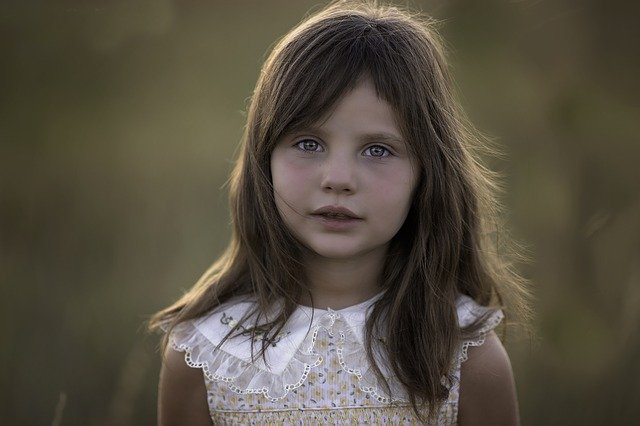
#> input picture OpenCV 102/06.jpg, 640 x 426 px, found by its file name
$ python 11-Masking.py
#> lines starting #> are read from the running program, lines starting #| are printed output that depends on the picture; after the words box and inside, x2 and y2 are one past the last pixel; in counts of white or black regions, pixels touching at a corner belong together
import cv2 as cv
import numpy as np
import argparse

# Construct the argument parse and parse the argument
ap = argparse.ArgumentParser()
ap.add_argument('-i', '--image', type=str, default='06.jpg', help='Path to input image')
args = vars(ap.parse_args())

# load and display image
image = cv.imread(args['image'])
#> image is the input picture: shape (426, 640, 3); mean B, G, R 64.6, 78.5, 85.7
cv.imshow('image', image)
cv.waitKey(0)

# mask will be same size as our image but will have only 2 values 0 and 255
# mask value of 0 (background) are ignored while mask values of 255 (foreground)
# are allowed to be kept
mask = np.zeros(image.shape[:2], dtype='uint8')
cv.rectangle(mask, (155, 15), (520, 426), 255, -1)
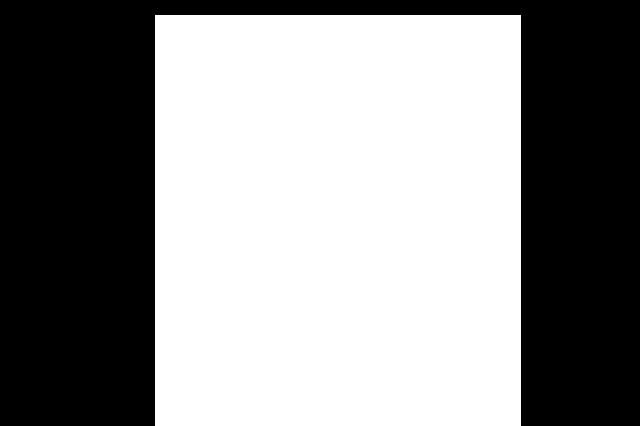
#> mask: shape (426, 640); 55.2% white; 1 black region, box (x1, y1, x2, y2) and area: (0, 0, 640, 426) 122214
cv.imshow('mask', mask)
cv.waitKey(0)

# apply mask to image
masked = cv.bitwise_and(image, image, mask=mask)
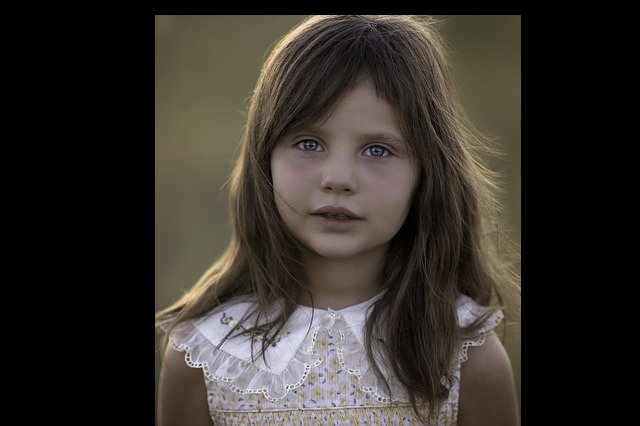
#> masked: shape (426, 640, 3); mean B, G, R 42.6, 48, 52.8
cv.imshow('masked', masked)
cv.waitKey(0)

# circular mask to get face only
Cmask = np.zeros(image.shape[:2], dtype='uint8')
cv.circle(Cmask, (340, 135), 125, 255, -1)
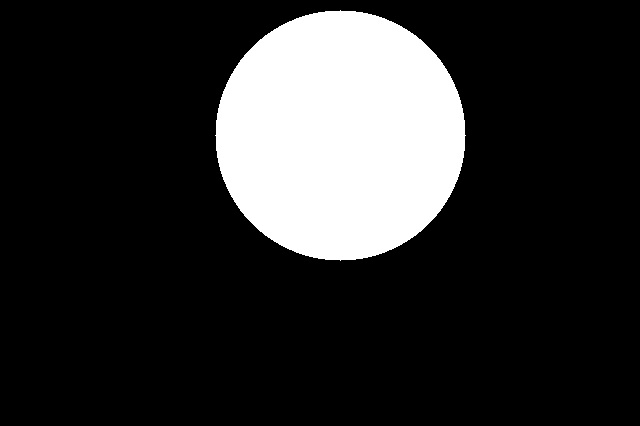
#> Cmask: shape (426, 640); 18% white; 1 white region, box (x1, y1, x2, y2) and area: (215, 10, 466, 261) 49077
cv.imshow('Cmask', Cmask)
cv.waitKey(0)

# apply mask to image
Cmasked = cv.bitwise_and(image, image, mask=Cmask)
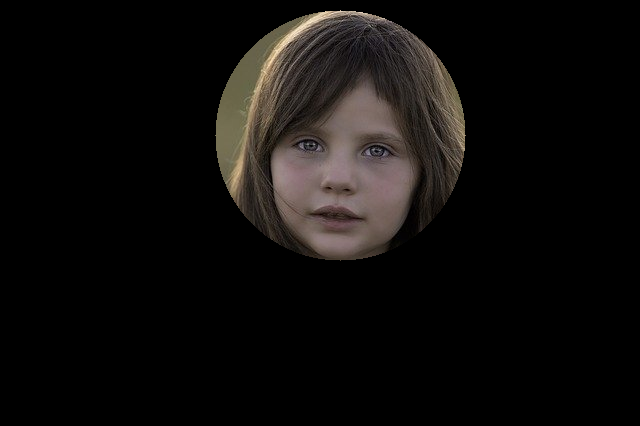
#> Cmasked: shape (426, 640, 3); mean B, G, R 12, 13.4, 15.4
cv.imshow('Cmasked', Cmasked)
cv.waitKey(0)

cv.destroyAllWindows()

$ run again, with OpenCV 102/00.jpg copied over OpenCV 102/06.jpg
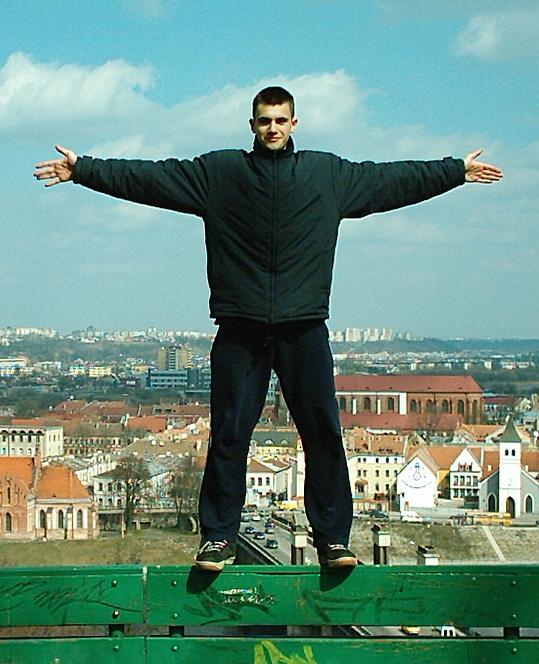
#> input picture OpenCV 102/00.jpg, 539 x 664 px, found by its file name
#> image is the input picture: shape (664, 539, 3); mean B, G, R 129.2, 142.4, 105.3
#> `cv.rectangle(mask, (155, 15), (520, 426), 255, -1)`:
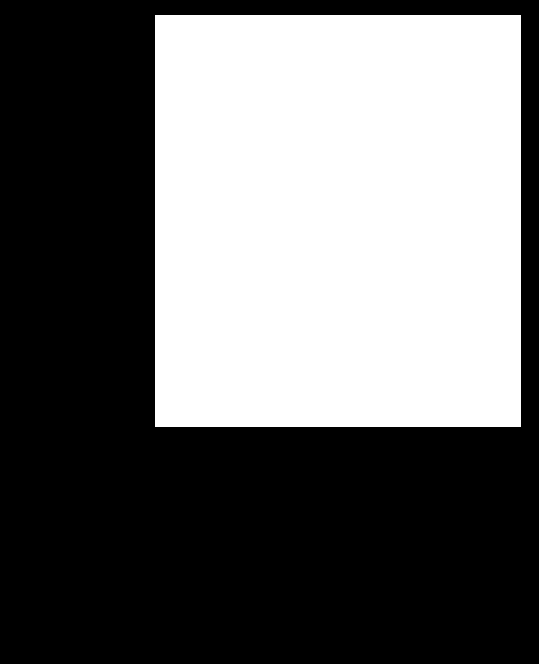
#> mask: shape (664, 539); 42.1% white; 1 white region, box (x1, y1, x2, y2) and area: (155, 15, 521, 427) 150792
#> Cmask: shape (664, 539); 13.7% white; 1 white region, box (x1, y1, x2, y2) and area: (215, 10, 466, 261) 49077
#> `Cmasked = cv.bitwise_and(image, image, mask=Cmask)`:
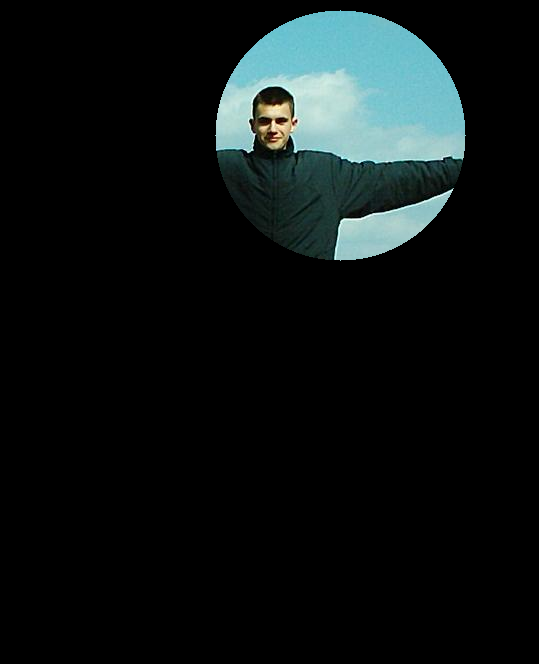
#> Cmasked: shape (664, 539, 3); mean B, G, R 20.1, 20, 13.9

$ run again, with OpenCV 102/05.jpg copied over OpenCV 102/06.jpg
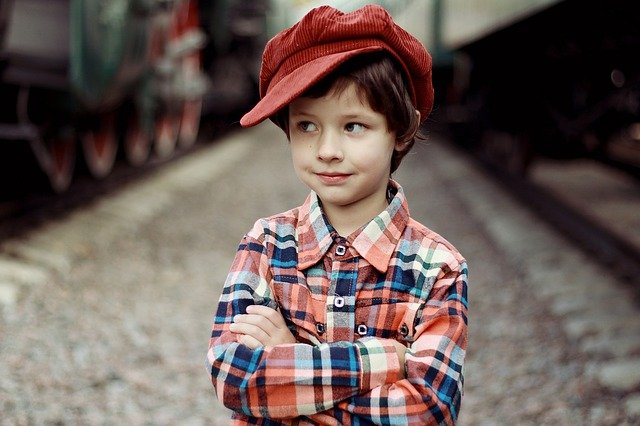
#> input picture OpenCV 102/05.jpg, 640 x 426 px, found by its file name
#> image is the input picture: shape (426, 640, 3); mean B, G, R 87.7, 92.6, 108
#> mask: shape (426, 640); 55.2% white; 1 black region, box (x1, y1, x2, y2) and area: (0, 0, 640, 426) 122214
#> `masked = cv.bitwise_and(image, image, mask=mask)`:
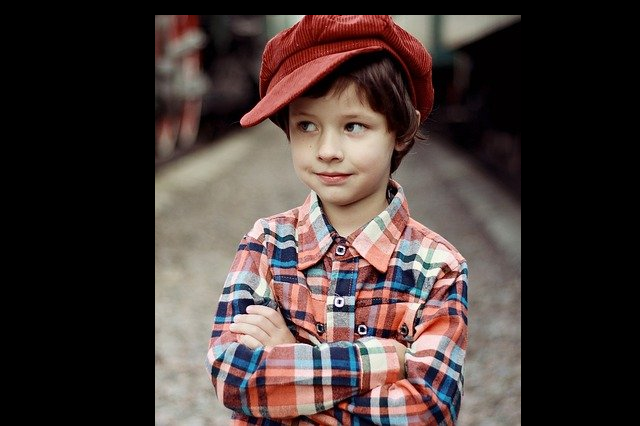
#> masked: shape (426, 640, 3); mean B, G, R 54.3, 56.9, 69.4
#> Cmask: shape (426, 640); 18% white; 1 white region, box (x1, y1, x2, y2) and area: (215, 10, 466, 261) 49077
#> `Cmasked = cv.bitwise_and(image, image, mask=Cmask)`:
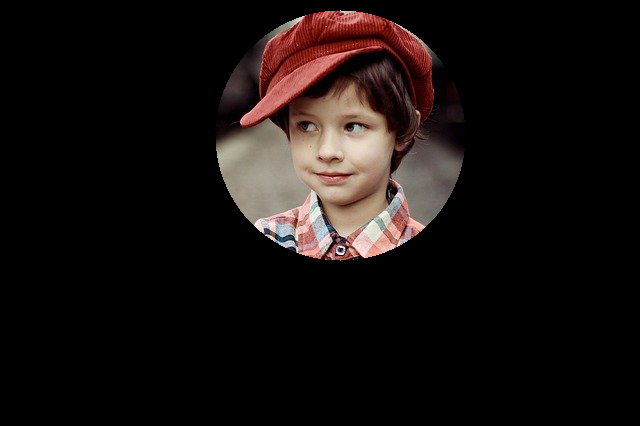
#> Cmasked: shape (426, 640, 3); mean B, G, R 15, 16.5, 22.5
